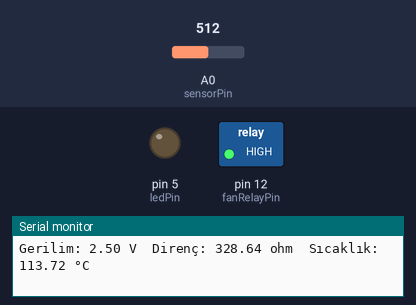
A sketch run on a simulated Arduino Uno, built with avr-gcc and run on an emulated ATmega328P. On the bench: switched loads named in the sketch (green lamp = pin HIGH), output pins drawn as LEDs (lit = HIGH), the last lines printed to the serial monitor. Dashed ring = blinking. The inputs (shaded band) are chosen by the test bench; at power-on: A0 (sensorPin) = 512.

Above: at 1.2 s.
1.3 s: A0 (sensorPin) set to 900
At 2.5 s:
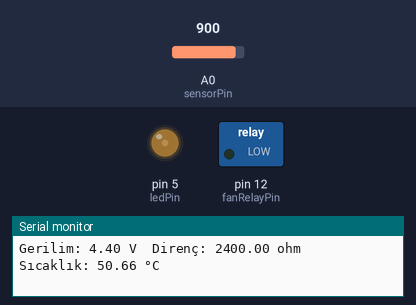
2.8 s: A0 (sensorPin) set to 867
4.3 s: A0 (sensorPin) set to 848
At 4.7 s:
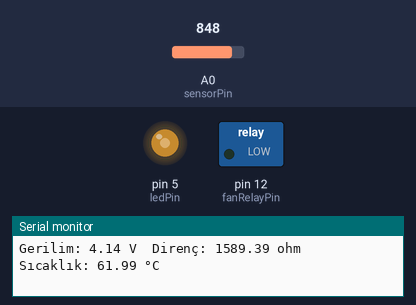
5.8 s: A0 (sensorPin) set to 752
8.8 s: A0 (sensorPin) set to 734
At 9.7 s:
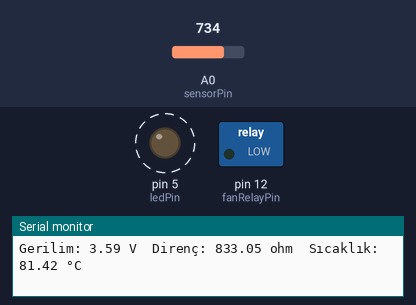
11.8 s: A0 (sensorPin) set to 691
14.8 s: A0 (sensorPin) set to 660
At 15.3 s:
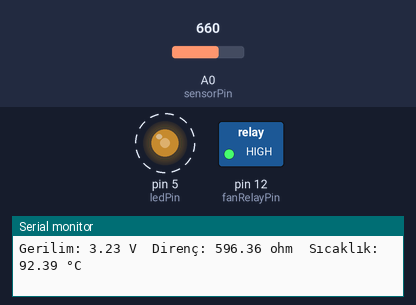
Timing chart, 0 to 18.8 s (numbered marks = the images above; inputs shaded):
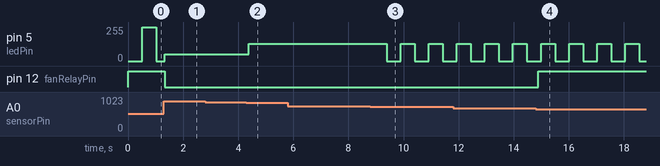

Measured:
- the behaviour switches between 858 and 857 on A0 (sensorPin) (found by bisection; images 1 and 2)
- the behaviour switches between 744 and 743 on A0 (sensorPin) (found by bisection; images 2 and 3)
- the behaviour switches between 677 and 676 on A0 (sensorPin) (found by bisection; images 3 and 4)
- after the input at 1.3 s, pin 12 (fanRelayPin): HIGH → LOW at once
- after the input at 4.3 s, pin 5 (ledPin): 51/255 → 128/255 after 0.09 s
- after the input at 8.8 s, pin 5 (ledPin): alternates 128/255 for 0.51 s and 0/255 for 0.51 s, starting after 0.58 s
- after the input at 14.8 s, pin 12 (fanRelayPin): LOW → HIGH after 0.09 s

The sketch:

termometre_led_fan.ino
```cpp
const int sensorPin = A0;
const int fanRelayPin = 12;
const int ledPin = 5;

const float fixedResistor = 328.0;
const float beta = 3950.0;
const float T0 = 296.15;
const float R0 = 7500.0;

unsigned long previousMillis = 0;
bool ledState = false;

void setup() {
  Serial.begin(9600);
  pinMode(fanRelayPin, OUTPUT);
  pinMode(ledPin, OUTPUT);
  digitalWrite(fanRelayPin, LOW);
}

void loop() {
  int analogValue = analogRead(sensorPin);
  float voltage = analogValue * (5.0 / 1023.0);
  float Rt = voltage * fixedResistor / (5.0 - voltage);
  float tempKelvin = 1.0 / ((1.0 / beta) * log(Rt / R0) + (1.0 / T0));
  float tempCelsius = tempKelvin - 273.15;

  Serial.print("Gerilim: ");
  Serial.print(voltage);
  Serial.print(" V\t");

  Serial.print("Direnç: ");
  Serial.print(Rt);
  Serial.print(" ohm\t");

  Serial.print("Sıcaklık: ");
  Serial.print(tempCelsius);
  Serial.println(" °C");

  // Fan kontrolü
  if (tempCelsius >= 90.0) {
    digitalWrite(fanRelayPin, HIGH);
  } else if (tempCelsius <= 80.0) {
    digitalWrite(fanRelayPin, LOW);
  }

  // LED davranışı
  if (tempCelsius <= 60.0) {
    analogWrite(ledPin, 51);  // %20 sabit
  }
  else if (tempCelsius > 60.0 && tempCelsius <= 80.0) {
    analogWrite(ledPin, 128); // %50 sabit
  }
  else if (tempCelsius > 80.0 && tempCelsius <= 105.0) {
    blinkLed(128, 500);       // %50 yanıp sönme
  }
  else if (tempCelsius > 105.0) {
    blinkLed(255, 500);       // %100 yanıp sönme
  }

  delay(100);
}

void blinkLed(int brightness, unsigned long interval) {
  unsigned long currentMillis = millis();
  if (currentMillis - previousMillis >= interval) {
    previousMillis = currentMillis;
    ledState = !ledState;
    analogWrite(ledPin, ledState ? brightness : 0);
  }
}
```
